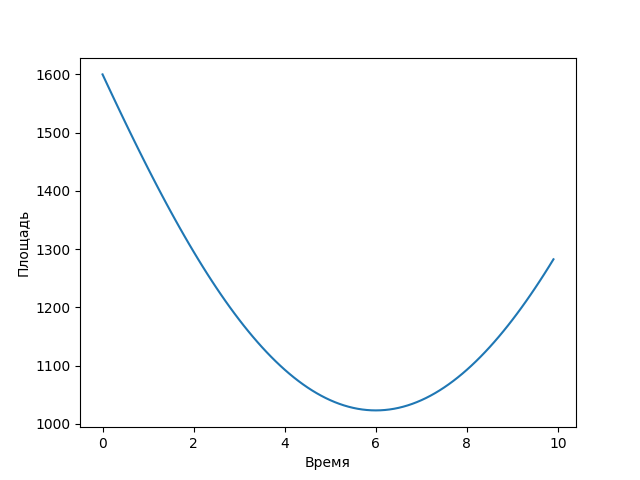

The script that saved this image:
import numpy as np
from scipy.integrate import odeint
import matplotlib.pyplot as plt

	
s0=1600 # Начальная площадь
e=1367 # Вт / м^2
k=340*10**(-8) # Подбираемый коэффициент

t=np.arange(0,10,0.1)

def func(s,t):
    dsdt=k*e*(s/np.pi)**0.5*s0*np.cos(np.pi/12*(t-12))
    return dsdt


v_t=odeint(func,s0,t)
plt.plot(t,v_t)

plt.xlabel('Время')
plt.ylabel('Площадь')

plt.savefig('task_2_2.png')
